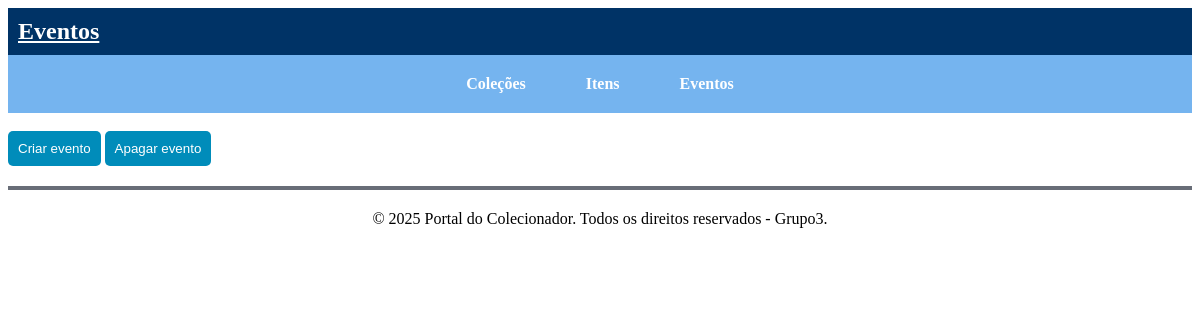
Page /UserInterface/eventos.php on the earlier database version.
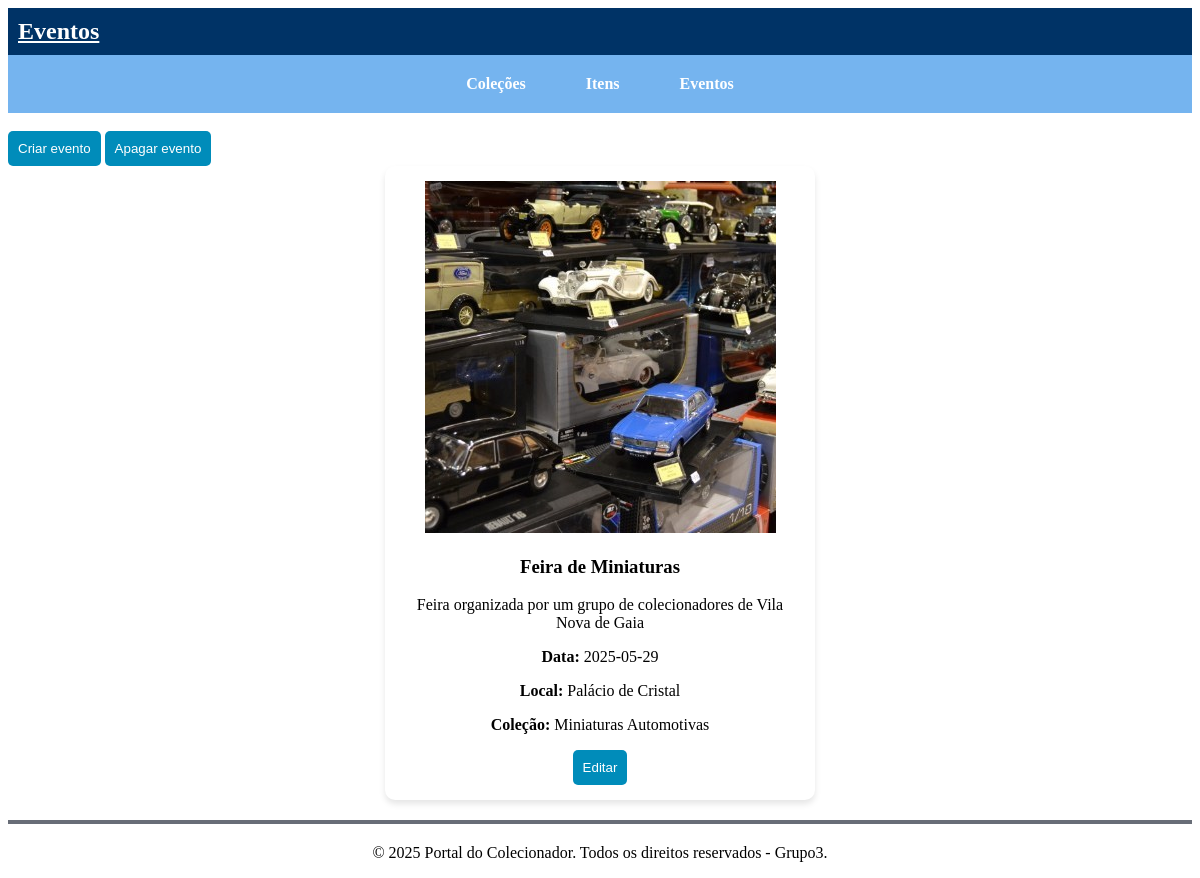
Same page on the later database version.
### tables this page shows
CREATE TABLE `evento` (
  `evento_id` int(11) NOT NULL,
  `nome` varchar(255) NOT NULL,
  `descricao` text NOT NULL,
  `localizacao` varchar(255) NOT NULL,
  `data` date NOT NULL,
  `imagem` varchar(255) NOT NULL,
  `colecoes_id` int(11) DEFAULT NULL
);

CREATE TABLE `colecao` (
  `colecoes_id` int(11) NOT NULL,
  `nome` varchar(255) NOT NULL,
  `tipo` varchar(255) NOT NULL,
  `imagem` varchar(255) NOT NULL
);

### BusinessLogicLayer.php (called while the page is built, shortened)
<?php
    include "DataAccessLayer.php";
    class BLL {
        private $dal;
        function __construct() {
            $this->dal = new DAL();
        }
        function obterTodosEventos() {
            return $this->dal->getAllEventos();
        }
        function setDropBoxOptionsEventos() {
            try {
                $eventos = $this->dal->getAllEventos();
            } catch (RuntimeException $e) {
                echo "<option value='ERR'>" . $e->getMessage() . "</option>";
            }
        }
        function obterNomeColecaoPorId($colecao_id) {
            return $this->dal->obterNomeColecaoPorId($colecao_id);
        }
    }
?>

### DataAccessLayer.php (called while the page is built, shortened)
 <?php
    class DAL {
        private $conn;
        function __construct() {
            $this->conn = new mysqli('localhost', 'root', '', 'sinf1_g3');
        }
        private function fetchAllFromTable($tableName) {
            $stmt = $this->conn->prepare("SELECT * FROM $tableName");
            if ($stmt) {
                $stmt->execute();
                $result = $stmt->get_result();
                return $result->fetch_all(MYSQLI_ASSOC);
            }
            return null;
        }
        function getAllEventos() {
            return $this->fetchAllFromTable("evento");
        }
        function obterNomeColecaoPorId($colecoes_id) {
            $query = "SELECT nome FROM colecao WHERE colecoes_id = ?";
            $stmt = $this->conn->prepare($query);
            $stmt->bind_param("i", $colecoes_id);
            $stmt->execute();
            $result = $stmt->get_result();
            $row = $result->fetch_assoc();
            return $row ? $row['nome'] : 'Coleção desconhecida';
        }
    }
?>

### UserInterface/eventos.php (the view, shortened to what this page needs)
<?php
    include '../BusinessLogicLayer.php';
    $bll = new BLL();
    $eventos = $bll->obterTodosEventos();
?>
<!DOCTYPE html>
<html lang="pt">
    <head>
        <link rel="stylesheet" href="../css/styles.css">
    </head>
    <body>
        <header>
            <div class="top-bar">
                <div class="logo"><a href="eventos.php">Eventos</a></div>
            </div>
            <nav class="navbar">
                <ul class="nav-links">
                    <li class="nav-item dropdown">
                        <a href="colecoes.php">Coleções</a>
                    </li>
                    <li class="nav-item dropdown">
                        <a href="itens.php">Itens</a>
                    </li>
                    <li class="nav-item dropdown">
                        <a href="eventos.php">Eventos</a>
                    </li>
                </ul>
            </nav>
        </header>
        <main>
            <br>
            <button id="showCreateEventForm" type="button">Criar evento</button>
                        <?php $bll->setDropBoxOptionsColecao(); ?>
            <button id="showDeleteFormBtn" type="button">Apagar evento</button>
                    <?php $bll->setDropBoxOptionsEventos() ?>
            <section class="eventos-lista">
                <div class="collection-container">
                    <?php foreach ($eventos as $evento): ?>
                        <?php
                            $nome = htmlspecialchars($evento['nome'], ENT_QUOTES);
                            $descricao = htmlspecialchars($evento['descricao'], ENT_QUOTES);
                            $data = $evento['data'];
                            $localizacao = htmlspecialchars($evento['localizacao'], ENT_QUOTES);
                            $imagem = htmlspecialchars($evento['imagem'], ENT_QUOTES);
                            $colecoes_id = (int) $evento['colecoes_id'];
                        ?>
                        <div class="event-item">
                            <?php $id = (int) $evento['evento_id']; ?>
                            <img src="../uploads/<?php echo htmlspecialchars($evento['imagem']); ?>" alt="Imagem do evento">
                            <h3><?php echo htmlspecialchars($evento['nome']); ?></h3>
                            <p><?php echo htmlspecialchars($evento['descricao']); ?></p>
                            <p><strong>Data:</strong> <?php echo $evento['data']; ?></p>
                            <p><strong>Local:</strong> <?php echo htmlspecialchars($evento['localizacao']); ?></p>
                            <p><strong>Coleção:</strong>  <?php echo htmlspecialchars($bll->obterNomeColecaoPorId($evento['colecoes_id'])); ?></p>
                            <button onclick="abrirModalEdicaoEvento(<?= $id ?>,'<?= $nome ?>','<?= $descricao ?>','<?= $data ?>','<?= $localizacao ?>','<?= $imagem ?>',<?= $colecoes_id ?>)">Editar</button>
                        </div>
                    <?php endforeach; ?>
                </div>
            </section>
        </main>
        <footer>
            <hr class="colored-line">
            <p style="text-align: center;">&copy; 2025 Portal do Colecionador. Todos os direitos reservados - Grupo3.</p>
        </footer>
    </body>
</html>

### css/styles.css (style rules this page uses)
.top-bar { display: flex; align-items: center; justify-content: space-between; padding: 10px; background-color: #003366; color: white; }
.logo { font-size: 1.5em; font-weight: bold; font-family: Calibri; }
.logo a { color: white; }
.navbar { background-color: #75b4ef; padding: 10px 0; font-family: Calibri; }
.nav-links { list-style: none; display: flex; justify-content: center; padding: 0; margin: 0; }
.nav-item { margin: 0 15px; position: relative; }
.nav-item a { text-decoration: none; color: white; font-weight: bold; padding: 10px 15px; display: block; }
.colored-line { border: none; height: 4px; background-color: rgb(104, 109, 119); margin: 20px 0; }
.collection-container { display: flex; justify-content: center; gap: 20px; flex-wrap: wrap; }
button { background-color: #008CBA; color: white; border: none; padding: 10px; border-radius: 5px; cursor: pointer; }
.event-item { background: white; padding: 15px; border-radius: 10px; box-shadow: 0 4px 6px rgba(0, 0, 0, 0.1); width: 250px; text-align: center; font-family: Calibri; width: 400px; }

Differences in the rows shown:
added evento: imagem (picture), nome "Feira de Miniaturas", descricao "Feira organizada por um grupo de colecionadores de Vila Nova de Gaia", data "2025-05-29", localizacao "Palácio de Cristal", colecoes.nome "Miniaturas Automotivas"
